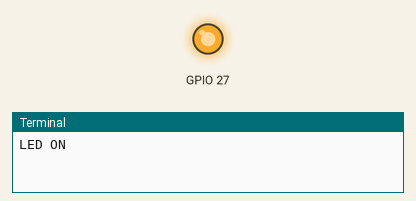
The program below on a simulated Raspberry Pi (BCM pin numbers). On the bench: output pins drawn as LEDs (lit = HIGH), the last lines printed to the terminal. At 2.0 s the program stops and its outputs stay as they are.

Above: at 0.1 s.
At 2.1 s:
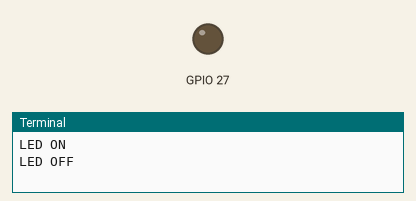
Timing chart, 0 to 3.5 s (numbered marks = the images above):
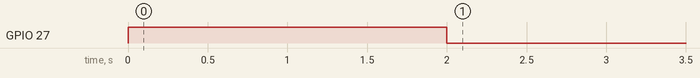

The program:

gpyellow.py
```python
import RPi.GPIO as GPIO
import time

GPIO.setmode(GPIO.BCM)
GPIO.setwarnings(False)
GPIO.setup(27,GPIO.OUT)

print("LED ON")
GPIO.output(27,GPIO.HIGH)
time.sleep(2)
print("LED OFF")
GPIO.output(27,GPIO.LOW)
```

Measured:
- by itself, GPIO 27: LOW → HIGH at 0.00 s, → LOW 2.0 s later
